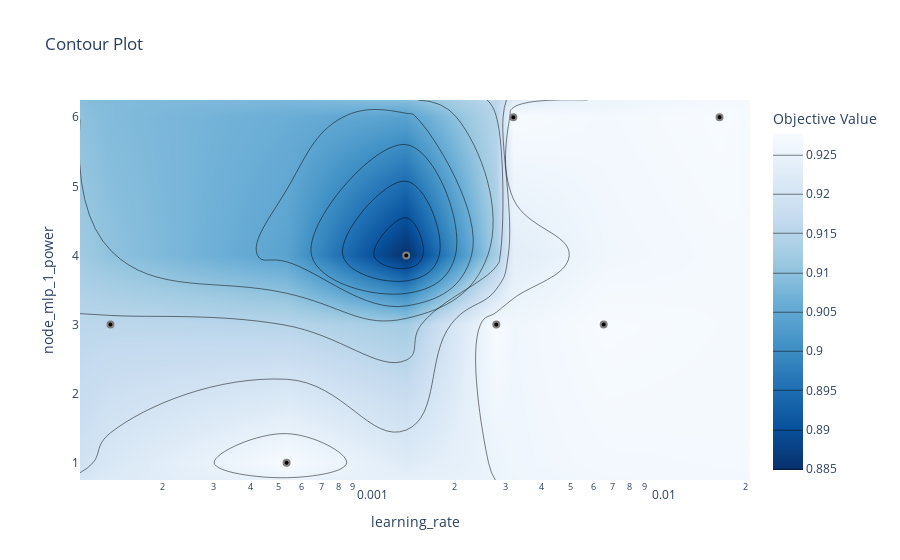

Notebook code cell kept with this figure:
### Code cell
# plot the estimated accuracy surface over hyperparameters:
fig = optuna.visualization.plot_contour(study9, params=['learning_rate', 'node_mlp_1_power'])
fig.show()

### Figure 1 — Plotly figure (JSON) as saved in the notebook; plotly's stock layout.template omitted (floating-point values rounded to 4 significant figures)
{"data": [{"colorbar": {"title": {"text": "Objective Value"}}, "colorscale": [[0, "rgb(247,251,255)"], [0.125, "rgb(222,235,247)"], [0.25, "rgb(198,219,239)"], [0.375, "rgb(158,202,225)"], [0.5, "rgb(107,174,214)"], [0.625, "rgb(66,146,198)"], [0.75, "rgb(33,113,181)"], [0.875, "rgb(8,81,156)"], [1, "rgb(8,48,107)"]], "connectgaps": true, "contours": {"coloring": "heatmap"}, "hoverinfo": "none", "line": {"smoothing": 1.3}, "reversescale": true, "type": "contour", "x": [0.0001041, 0.0001324, 0.0005327, 0.001371, 0.002792, 0.003195, 0.006524, 0.0163, 0.02073], "y": [0.75, 1, 3, 4, 6, 6.25], "z": [[null, null, null, null, null, null, null, null, null], [null, null, 0.9277, null, null, null, null, null, null], [null, 0.9157, null, null, 0.9277, null, 0.9277, null, null], [null, null, null, 0.8848, null, null, null, null, null], [null, null, null, null, null, 0.9277, null, 0.9277, null], [null, null, null, null, null, null, null, null, null]]}, {"marker": {"color": "black", "line": {"color": "Grey", "width": 2}}, "mode": "markers", "showlegend": false, "type": "scatter", "x": [0.0163, 0.003195, 0.006524, 0.002792, 0.0001324, 0.0005327, 0.001371], "y": [6, 6, 3, 3, 3, 1, 4]}], "layout": {"title": {"text": "Contour Plot"}, "xaxis": {"range": [-3.983, -1.683], "title": {"text": "learning_rate"}, "type": "log"}, "yaxis": {"range": [0.75, 6.25], "title": {"text": "node_mlp_1_power"}}}}
